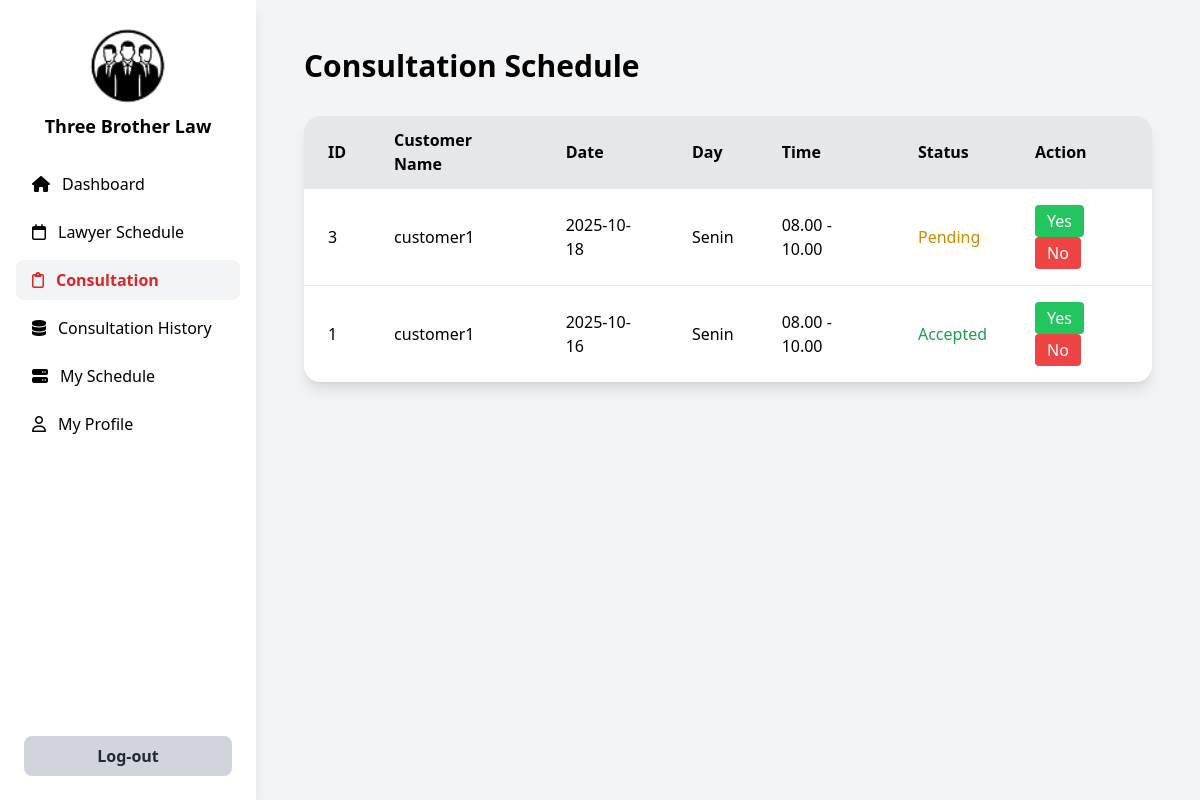
Screenshot of /pengacara/consultation/consultation.php (signed in) with the database file from the repository.
### tables this page shows
CREATE TABLE `consultation_schedule` (
  `id` int NOT NULL,
  `customer_name` varchar(100) NOT NULL,
  `profession` varchar(100) NOT NULL,
  `lawyer_name` varchar(100) NOT NULL,
  `consultation_date` date NOT NULL,
  `day` varchar(20) NOT NULL,
  `time` varchar(20) NOT NULL,
  `status` enum('Pending','Accepted','Rejected') DEFAULT 'Pending',
  `created_at` timestamp NULL DEFAULT CURRENT_TIMESTAMP
);

### pengacara/consultation/consultation.php (the view, shortened to what this page needs)
<?php
require_once '../../config.php';
$stmt = $pdo->prepare("
    SELECT id, customer_name, consultation_date, day, time, status
    FROM consultation_schedule
    WHERE lawyer_name = :lawyer_name
    ORDER BY id DESC
");
$stmt->execute(['lawyer_name' => $_SESSION['username']]);
$consultations = $stmt->fetchAll(PDO::FETCH_ASSOC);
?>
<!DOCTYPE html>
<html lang="en">
<head>
  <script src="https://cdn.tailwindcss.com"></script>
  <link rel="stylesheet" href="https://cdnjs.cloudflare.com/ajax/libs/font-awesome/6.4.0/css/all.min.css">
</head>
<body class="bg-gray-100 font-sans">
  <div class="flex min-h-screen">
    <aside class="w-64 bg-white shadow-lg flex flex-col justify-between">
      <div>
        <div class="p-6 text-center">
          <img src="../../assets/img/logo.png" alt="Logo" class="w-20 mx-auto mb-2">
          <h2 class="text-lg font-bold">Three Brother Law</h2>
        </div>
        <nav class="px-4 space-y-2">
          <a href="../lawyer-dashboard.php" class="flex items-center space-x-3 px-4 py-2 rounded-lg hover:bg-gray-100">
            <i class="fa-solid fa-house"></i>
            <span>Dashboard</span>
          </a>
          <a href="../lawyer-schadule/lawyer-schedule.php" class="flex items-center space-x-3 px-4 py-2 rounded-lg hover:bg-gray-100">
            <i class="fa-regular fa-calendar"></i>
            <span>Lawyer Schedule</span>
          </a>
          <a href="./consultation.php" class="flex items-center space-x-3 px-4 py-2 rounded-lg bg-gray-100 text-red-600 font-semibold">
            <i class="fa-regular fa-clipboard"></i>
            <span>Consultation</span>
          </a>
          <a href="../consultation-history/consultation-history.php" class="flex items-center space-x-3 px-4 py-2 rounded-lg hover:bg-gray-100">
            <i class="fa-solid fa-database"></i>
            <span>Consultation History</span>
          </a>
          <a href="../my-schadule/my-schedule.php" class="flex items-center space-x-3 px-4 py-2 rounded-lg hover:bg-gray-100">
            <i class="fa-solid fa-server"></i>
            <span>My Schedule</span>
          </a>
          <a href="../my-profile/my-profile.php" class="flex items-center space-x-3 px-4 py-2 rounded-lg hover:bg-gray-100">
            <i class="fa-regular fa-user"></i>
            <span>My Profile</span>
          </a>
        </nav>
      </div>
      <div class="p-6">
        <button onclick="window.location.href='../../logout.php'"
          class="w-full py-2 bg-gray-300 text-gray-800 rounded-lg hover:bg-gray-400 font-semibold">
          Log-out
        </button>
      </div>
    </aside>
    <main class="flex-1 p-12">
      <h1 class="text-3xl font-bold mb-8">Consultation Schedule</h1>
      <div class="bg-white shadow-lg rounded-2xl overflow-hidden">
        <table class="w-full text-left border-collapse">
          <thead class="bg-gray-200">
            <tr>
              <th class="px-6 py-3 font-semibold">ID</th>
              <th class="px-6 py-3 font-semibold">Customer Name</th>
              <th class="px-6 py-3 font-semibold">Date</th>
              <th class="px-6 py-3 font-semibold">Day</th>
              <th class="px-6 py-3 font-semibold">Time</th>
              <th class="px-6 py-3 font-semibold">Status</th>
              <th class="px-6 py-3 font-semibold">Action</th>
            </tr>
          </thead>
          <tbody>
            <?php if (count($consultations) > 0): ?>
              <?php foreach ($consultations as $row): ?>
                <tr class="border-t hover:bg-gray-50">
                  <td class="px-6 py-4"><?= htmlspecialchars($row['id']) ?></td>
                  <td class="px-6 py-4"><?= htmlspecialchars($row['customer_name']) ?></td>
                  <td class="px-6 py-4"><?= htmlspecialchars($row['consultation_date']) ?></td>
                  <td class="px-6 py-4"><?= htmlspecialchars($row['day']) ?></td>
                  <td class="px-6 py-4"><?= htmlspecialchars($row['time']) ?></td>
                  <td class="px-6 py-4">
                    <span class="<?= $row['status'] == 'Accepted' ? 'text-green-600' : ($row['status'] == 'Rejected' ? 'text-red-600' : 'text-yellow-600') ?>">
                      <?= htmlspecialchars($row['status']) ?>
                    </span>
                  </td>
                  <td class="px-6 py-4 flex space-x-2">
                    <form method="POST" action="update-status.php">
                      <button name="action" value="accept" class="bg-green-500 text-white px-3 py-1 rounded hover:bg-green-600">Yes</button>
                      <button name="action" value="reject" class="bg-red-500 text-white px-3 py-1 rounded hover:bg-red-600">No</button>
                    </form>
                  </td>
                </tr>
              <?php endforeach; ?>
            <?php else: ?>
                <tr>
                  <td colspan="7" class="text-center py-4 text-gray-500">No consultation schedule yet.</td>
                </tr>
            <?php endif; ?>
          </tbody>
        </table>
      </div>
    </main>
  </div>
</body>
</html>

### rows the page displays
consultation_schedule: id "3", customer_name "customer1", consultation_date "2025-10-18", day "Senin", time "08.00 - 10.00", status "Pending"
consultation_schedule: id "1", customer_name "customer1", consultation_date "2025-10-16", day "Senin", time "08.00 - 10.00", status "Accepted"
